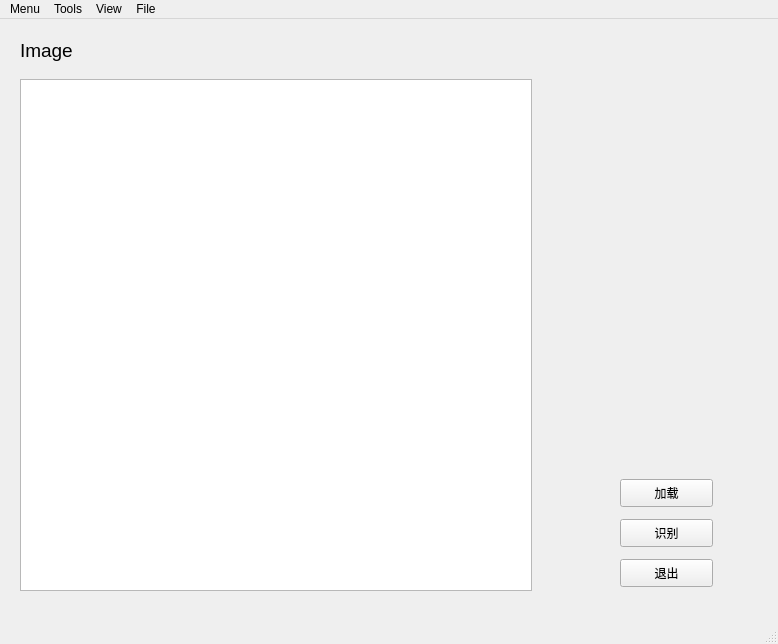
<?xml version="1.0" encoding="UTF-8"?>
<ui version="4.0">
 <class>CNN</class>
 <widget class="QMainWindow" name="CNN">
  <property name="geometry">
   <rect>
    <x>0</x>
    <y>0</y>
    <width>778</width>
    <height>644</height>
   </rect>
  </property>
  <property name="font">
   <font>
    <pointsize>9</pointsize>
   </font>
  </property>
  <property name="windowTitle">
   <string>CNN</string>
  </property>
  <property name="unifiedTitleAndToolBarOnMac">
   <bool>false</bool>
  </property>
  <widget class="QWidget" name="centralwidget">
   <widget class="QPushButton" name="pushButton">
    <property name="geometry">
     <rect>
      <x>620</x>
      <y>540</y>
      <width>93</width>
      <height>28</height>
     </rect>
    </property>
    <property name="text">
     <string>退出</string>
    </property>
   </widget>
   <widget class="QGraphicsView" name="graphicsView">
    <property name="geometry">
     <rect>
      <x>20</x>
      <y>60</y>
      <width>512</width>
      <height>512</height>
     </rect>
    </property>
   </widget>
   <widget class="QLabel" name="label">
    <property name="geometry">
     <rect>
      <x>20</x>
      <y>20</y>
      <width>60</width>
      <height>23</height>
     </rect>
    </property>
    <property name="font">
     <font>
      <pointsize>14</pointsize>
     </font>
    </property>
    <property name="text">
     <string>Image</string>
    </property>
   </widget>
   <widget class="QPushButton" name="pushButton_2">
    <property name="geometry">
     <rect>
      <x>620</x>
      <y>500</y>
      <width>93</width>
      <height>28</height>
     </rect>
    </property>
    <property name="text">
     <string>识别</string>
    </property>
   </widget>
   <widget class="QPushButton" name="pushButton_3">
    <property name="geometry">
     <rect>
      <x>620</x>
      <y>460</y>
      <width>93</width>
      <height>28</height>
     </rect>
    </property>
    <property name="text">
     <string>加载</string>
    </property>
   </widget>
  </widget>
  <widget class="QMenuBar" name="menubar">
   <property name="geometry">
    <rect>
     <x>0</x>
     <y>0</y>
     <width>778</width>
     <height>26</height>
    </rect>
   </property>
   <widget class="QMenu" name="menuMenu">
    <property name="title">
     <string>Menu</string>
    </property>
   </widget>
   <widget class="QMenu" name="menuTools">
    <property name="title">
     <string>Tools</string>
    </property>
   </widget>
   <widget class="QMenu" name="menuView">
    <property name="title">
     <string>View</string>
    </property>
   </widget>
   <widget class="QMenu" name="menuFile">
    <property name="title">
     <string>File</string>
    </property>
   </widget>
   <addaction name="menuMenu"/>
   <addaction name="menuTools"/>
   <addaction name="menuView"/>
   <addaction name="menuFile"/>
  </widget>
  <widget class="QStatusBar" name="statusbar"/>
 </widget>
 <resources/>
 <connections/>
</ui>
